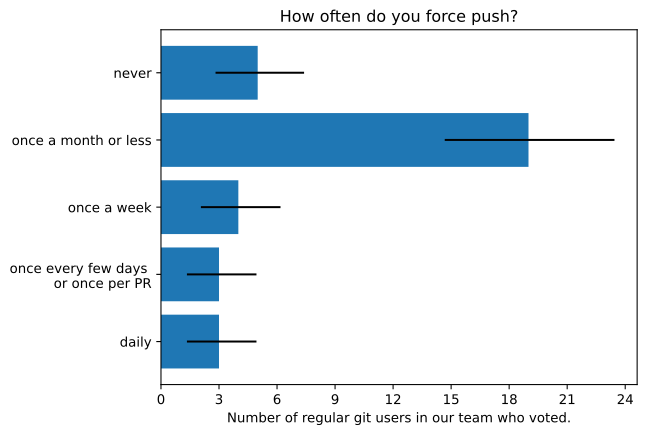

This figure's Python source:
# /// script
# dependencies = ["matplotlib"]
# ///

# run with: uv run assets/force-push.py

from math import sqrt
import matplotlib.pyplot as plt
from matplotlib.ticker import MaxNLocator

frequencies = [
    "daily",
    "once every few days \n or once per PR",
    "once a week",
    "once a month or less",
    "never",
]

votes = [3, 3, 4, 19, 5]

error_votes_upper = [sqrt(n + 0.75) for n in votes]
error_votes_lower = [sqrt(n - 0.25) for n in votes]
error_votes = [error_votes_lower, error_votes_upper]

plt.barh(frequencies, votes, xerr=error_votes)
plt.gca().xaxis.set_major_locator(MaxNLocator(integer=True))
plt.title("How often do you force push?")
plt.xlabel("Number of regular git users in our team who voted.")
plt.savefig("assets/force-push.svg", bbox_inches="tight")
